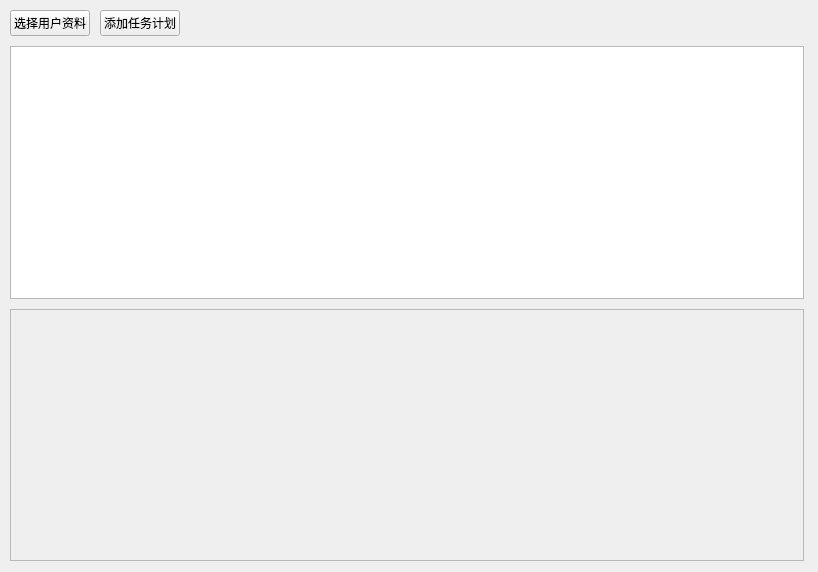
<?xml version="1.0" encoding="UTF-8"?>
<ui version="4.0">
 <class>MainWindow</class>
 <widget class="QMainWindow" name="MainWindow">
  <property name="geometry">
   <rect>
    <x>0</x>
    <y>0</y>
    <width>818</width>
    <height>572</height>
   </rect>
  </property>
  <property name="minimumSize">
   <size>
    <width>0</width>
    <height>0</height>
   </size>
  </property>
  <property name="windowTitle">
   <string>苹果助手</string>
  </property>
  <widget class="QWidget" name="centralwidget">
   <widget class="QWidget" name="layoutWidget">
    <property name="geometry">
     <rect>
      <x>10</x>
      <y>10</y>
      <width>794</width>
      <height>551</height>
     </rect>
    </property>
    <layout class="QVBoxLayout" name="verticalLayout">
     <property name="spacing">
      <number>10</number>
     </property>
     <item>
      <layout class="QHBoxLayout" name="horizontalLayout">
       <item>
        <widget class="QPushButton" name="selectUserInfoBtn">
         <property name="text">
          <string>选择用户资料</string>
         </property>
        </widget>
       </item>
       <item>
        <widget class="QPushButton" name="addPlanBtn">
         <property name="text">
          <string>添加任务计划</string>
         </property>
        </widget>
       </item>
       <item>
        <spacer name="horizontalSpacer">
         <property name="orientation">
          <enum>Qt::Horizontal</enum>
         </property>
         <property name="sizeHint" stdset="0">
          <size>
           <width>40</width>
           <height>20</height>
          </size>
         </property>
        </spacer>
       </item>
      </layout>
     </item>
     <item>
      <widget class="QListWidget" name="planList">
       <property name="minimumSize">
        <size>
         <width>792</width>
         <height>0</height>
        </size>
       </property>
       <property name="selectionMode">
        <enum>QAbstractItemView::NoSelection</enum>
       </property>
       <property name="gridSize">
        <size>
         <width>0</width>
         <height>30</height>
        </size>
       </property>
      </widget>
     </item>
     <item>
      <widget class="QTextEdit" name="logEdit">
       <property name="enabled">
        <bool>false</bool>
       </property>
      </widget>
     </item>
    </layout>
   </widget>
  </widget>
 </widget>
 <resources/>
 <connections/>
</ui>
